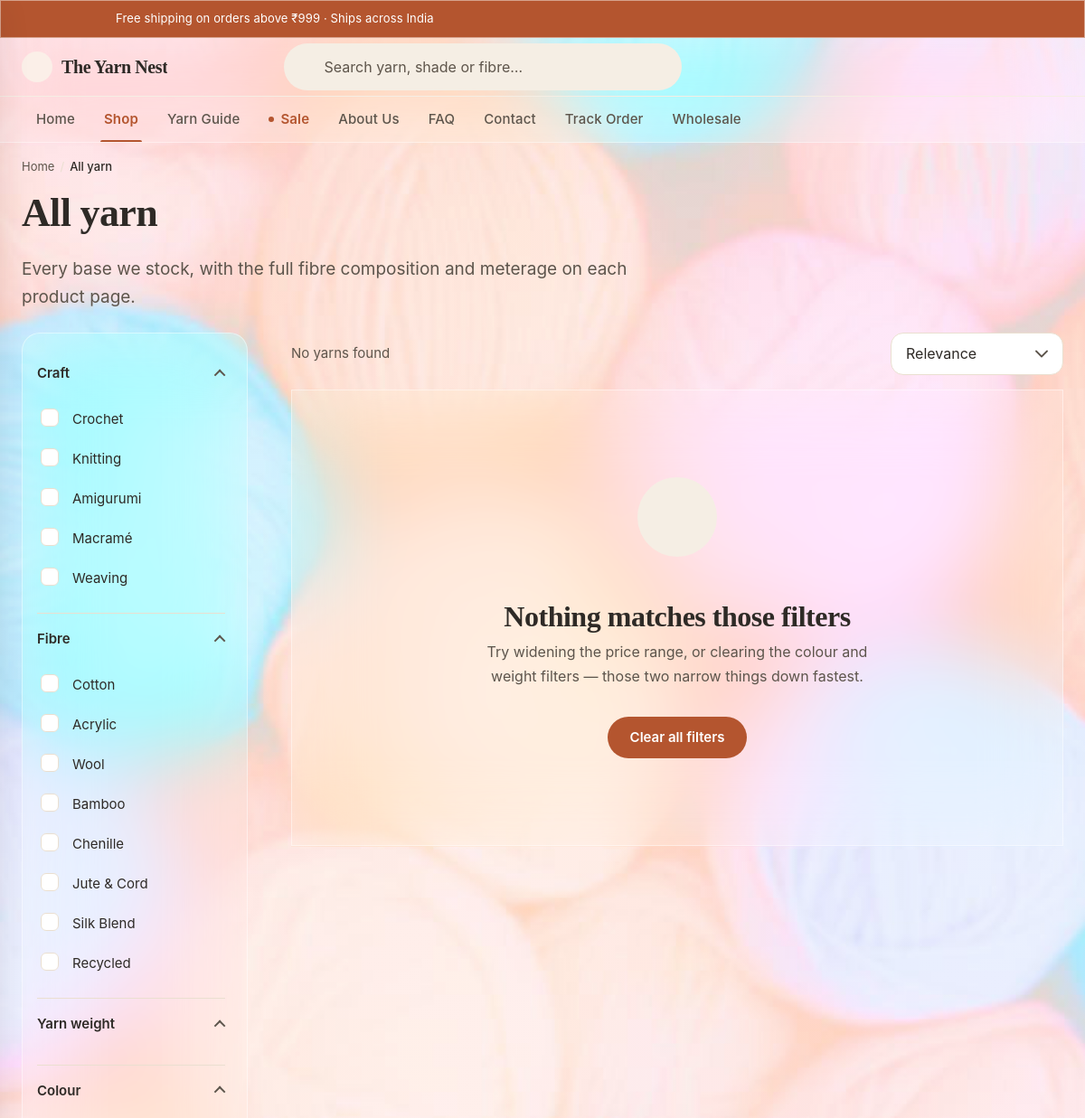
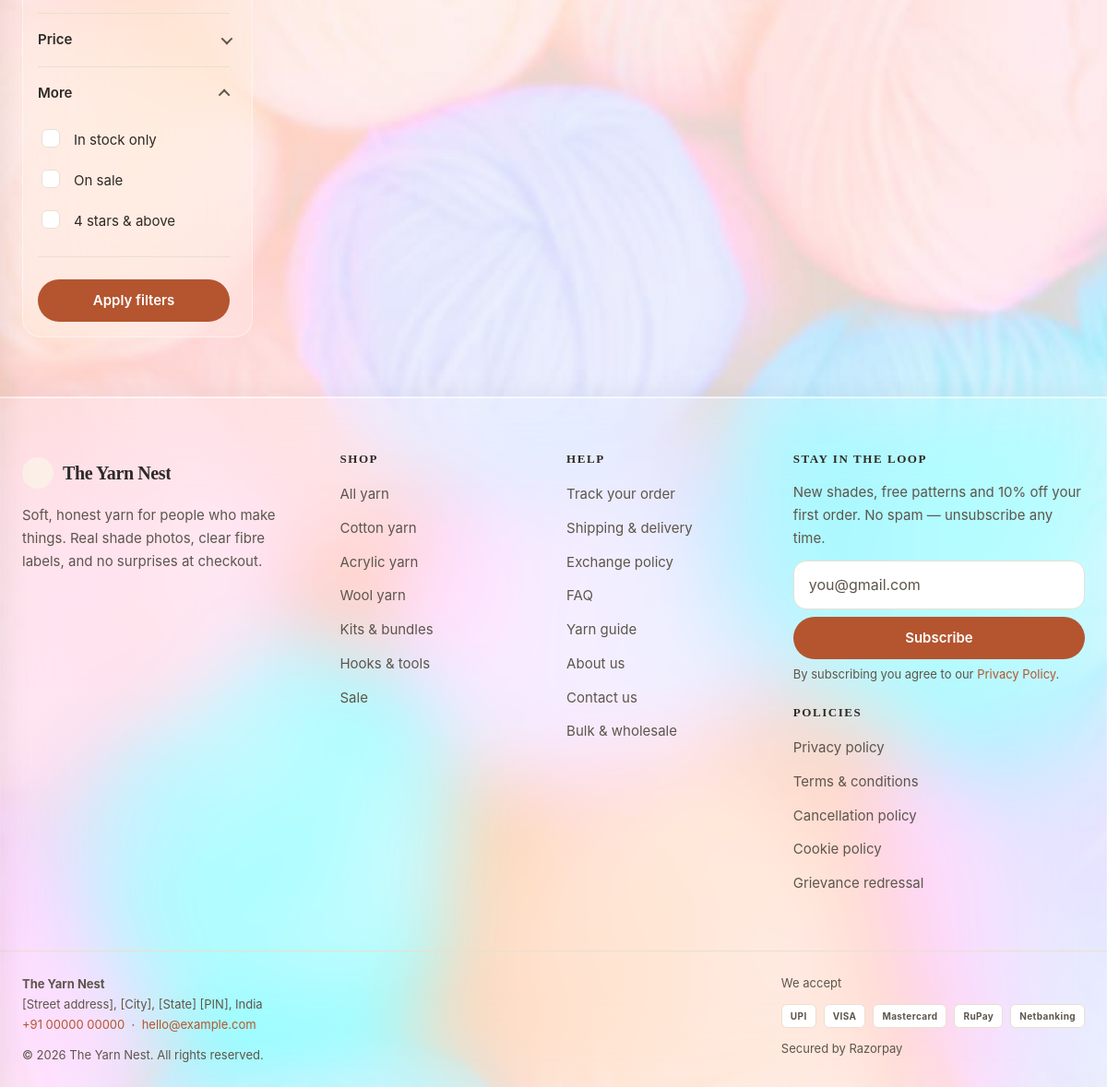
The page /shop.php on the database its author committed (2 pictures, top to bottom).
### tables this page shows
CREATE TABLE IF NOT EXISTS categories (
  id               INT UNSIGNED AUTO_INCREMENT PRIMARY KEY,
  parent_id        INT UNSIGNED NULL,
  name             VARCHAR(100) NOT NULL,
  slug             VARCHAR(120) NOT NULL,
  kind             ENUM('craft','fiber','weight','other') NOT NULL DEFAULT 'other',
  description      TEXT NULL,
  image            VARCHAR(255) NULL,
  icon             VARCHAR(40)  NULL,
  meta_title       VARCHAR(180) NULL,
  meta_description VARCHAR(320) NULL,
  sort_order       SMALLINT NOT NULL DEFAULT 0,
  is_active        TINYINT(1) NOT NULL DEFAULT 1,
  UNIQUE KEY uq_slug (slug),
  KEY idx_parent (parent_id),
  KEY idx_kind (kind, is_active, sort_order)
);

### includes/helpers.php (called while the page is built, shortened)
<?php
function e(?string $v): string
{
    return htmlspecialchars((string) $v, ENT_QUOTES | ENT_SUBSTITUTE, 'UTF-8');
}

### includes/db.php (called while the page is built, shortened)
<?php
function db(): mysqli
{
    static $conn = null;
    if ($conn instanceof mysqli) {
        return $conn;
    }
    require __DIR__ . '/../config/db-config.php';
    try {
        $conn = new mysqli($DB['host'], $DB['user'], $DB['pass'], $DB['name'], (int) $DB['port']);
    } catch (Throwable $e) {
        error_log('DB connect failed: ' . $e->getMessage());
        $conn = null;
        throw new RuntimeException('DB_UNAVAILABLE', 0, $e);
    }
    $conn->set_charset($DB['charset']);
    $conn->query("SET time_zone = '+05:30'");
    return $conn;
}
function db_types(array $params): string
{
    $types = '';
    foreach ($params as $p) {
        if (is_int($p))        { $types .= 'i'; }
        elseif (is_float($p))  { $types .= 'd'; }
        elseif (is_bool($p))   { $types .= 'i'; }
        else                   { $types .= 's'; }
    }
    return $types;
}
function db_stmt(string $sql, array $params = [], string $types = ''): mysqli_stmt
{
    $conn = db();
    $placeholders = substr_count($sql, '?');
    if ($types === '') {
        $types = db_types($params);
    }
    $t0 = microtime(true);
    $stmt = $conn->prepare($sql);
    if ($params) {
        $bound = array_map(static fn($v) => is_bool($v) ? (int) $v : $v, $params);
        $stmt->bind_param($types, ...$bound);
    }
    $stmt->execute();
    return $stmt;
}
function db_stats(?float $elapsed = null, string $sql = ''): array
{
    static $count = 0, $seconds = 0.0, $slowest = '', $slowestSecs = 0.0;
    if ($elapsed !== null) {
        $count++;
        $seconds += $elapsed;
        if ($elapsed > $slowestSecs) {
            $slowestSecs = $elapsed;
            $slowest     = preg_replace('/\s+/', ' ', trim($sql));
        }
    }
    return ['count' => $count, 'seconds' => $seconds,
            'slowest' => $slowest, 'slowest_seconds' => $slowestSecs];
}
function db_all(string $sql, array $params = [], string $types = ''): array
{
    $stmt = db_stmt($sql, $params, $types);
    $res  = $stmt->get_result();
    $rows = $res ? $res->fetch_all(MYSQLI_ASSOC) : [];
    return $rows;
}

### includes/nav.php (called while the page is built, shortened)
<?php
function nav_categories(): array
{
    static $cache = null;
    if ($cache !== null) {
        return $cache;
    }
    $grouped = ['craft' => [], 'fiber' => [], 'weight' => [], 'other' => []];
    try {
        $rows = db_all(
            'SELECT id, name, slug, kind, icon, image, description FROM categories
             WHERE is_active = 1
             ORDER BY kind, sort_order, name'
        );
        foreach ($rows as $r) {
            $grouped[$r['kind']][] = $r;
        }
    } catch (Throwable $e) {
        error_log('nav_categories: ' . $e->getMessage());
    }
    return $cache = $grouped;
}

### includes/components/shop-filters.php (the view, shortened to what this page needs)
<?php
function shop_filters(array $f, array $cats): void
{
    $action  = strtok((string) ($_SERVER['REQUEST_URI'] ?? '/'), '?');
    ?>
    <aside class="shop-filters" id="shop-filters" data-responsive-panel>
      <form class="shop-filters__body" method="get" action="<?= e($action) ?>" data-no-loading
            data-filter-form>
        <?php if (!empty($cats['craft'])): ?>
        <details class="filter-group" <?= $f['craft'] ? 'open' : 'open' ?>>
          <summary>Craft</summary>
          <div class="filter-group__body">
            <?php foreach ($cats['craft'] as $c): ?>
              <label class="check">
                <input type="checkbox" name="craft[]" value="<?= e($c['slug']) ?>"
                       <?= in_array($c['slug'], $f['craft'], true) ? 'checked' : '' ?>>
                <span><?= e($c['name']) ?></span>
              </label>
            <?php endforeach; ?>
          </div>
        </details>
        <?php endif; ?>
        <?php if (!empty($cats['fiber'])): ?>
        <details class="filter-group" open>
          <summary>Fibre</summary>
          <div class="filter-group__body">
            <?php foreach ($cats['fiber'] as $c): ?>
              <label class="check">
                <input type="checkbox" name="fiber[]" value="<?= e($c['slug']) ?>"
                       <?= in_array($c['slug'], $f['fiber'], true) ? 'checked' : '' ?>>
                <span><?= e($c['name']) ?></span>
              </label>
            <?php endforeach; ?>
          </div>
        </details>
        <?php endif; ?>
        <details class="filter-group" open>
          <summary>Yarn weight</summary>
          <div class="filter-group__body">
          </div>
        </details>
        <details class="filter-group" open>
          <summary>Colour</summary>
          <div class="filter-group__body">
          </div>
        </details>
        <details class="filter-group" <?= ($f['price_min'] || $f['price_max']) ? 'open' : '' ?>>
          <summary>Price</summary>
        </details>
        <details class="filter-group" open>
          <summary>More</summary>
          <div class="filter-group__body">
            <label class="check">
              <input type="checkbox" name="in_stock" value="1" <?= $f['in_stock'] ? 'checked' : '' ?>>
              <span>In stock only</span>
            </label>
            <label class="check">
              <input type="checkbox" name="on_sale" value="1" <?= $f['on_sale'] ? 'checked' : '' ?>>
              <span>On sale</span>
            </label>
            <label class="check">
              <input type="checkbox" name="rated" value="1" <?= $f['rated'] ? 'checked' : '' ?>>
              <span>4 stars &amp; above</span>
            </label>
          </div>
        </details>
        <div class="row mt5 hide-lg-down" data-filter-apply>
          <button class="btn btn-block" type="submit">Apply filters</button>
        </div>
      </form>
    </aside>
    <?php
}
    ?>

### rows shown on the page
categories: name "Crochet"
categories: name "Knitting"
categories: name "Amigurumi"
categories: name "Macramé"
categories: name "Weaving"
categories: name "Cotton"
categories: name "Acrylic"
categories: name "Wool"
categories: name "Bamboo"
categories: name "Chenille"
categories: name "Jute & Cord"
categories: name "Silk Blend"
categories: name "Recycled"

### other values the page prints
policy_tokens(e(setting('announcement_text'))) "Free shipping on orders above ₹999 · Ships across India"
$brand "The Yarn Nest"
$item['label'] "Home"
$item['label'] "Shop"
$item['label'] "Yarn Guide"
$item['label'] "Sale"
$item['label'] "About Us"
$item['label'] "FAQ"
$item['label'] "Contact"
$item['label'] "Track Order"
$item['label'] "Wholesale"
$c[0] "Home"
$c[0] "All yarn"
$heading "All yarn"
$intro "Every base we stock, with the full fibre composition and meterage on each product page."
